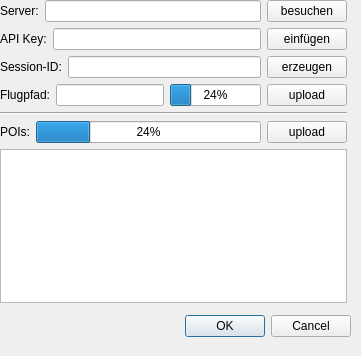
<?xml version="1.0" encoding="UTF-8"?>
<ui version="4.0">
 <class>Dialog</class>
 <widget class="QDialog" name="Dialog">
  <property name="geometry">
   <rect>
    <x>0</x>
    <y>0</y>
    <width>361</width>
    <height>356</height>
   </rect>
  </property>
  <property name="windowTitle">
   <string>Dialog</string>
  </property>
  <widget class="QDialogButtonBox" name="buttonBox">
   <property name="geometry">
    <rect>
     <x>150</x>
     <y>310</y>
     <width>201</width>
     <height>32</height>
    </rect>
   </property>
   <property name="orientation">
    <enum>Qt::Horizontal</enum>
   </property>
   <property name="standardButtons">
    <set>QDialogButtonBox::Cancel|QDialogButtonBox::Ok</set>
   </property>
  </widget>
  <widget class="QWidget" name="verticalLayoutWidget">
   <property name="geometry">
    <rect>
     <x>0</x>
     <y>0</y>
     <width>347</width>
     <height>303</height>
    </rect>
   </property>
   <layout class="QVBoxLayout" name="verticalLayout">
    <item>
     <layout class="QHBoxLayout" name="horizontalLayout_6">
      <item>
       <widget class="QLabel" name="label_5">
        <property name="text">
         <string>Server:</string>
        </property>
       </widget>
      </item>
      <item>
       <widget class="QLineEdit" name="server"/>
      </item>
      <item>
       <widget class="QPushButton" name="visitButton">
        <property name="text">
         <string>besuchen</string>
        </property>
       </widget>
      </item>
     </layout>
    </item>
    <item>
     <layout class="QHBoxLayout" name="horizontalLayout_4">
      <item>
       <widget class="QLabel" name="label_4">
        <property name="text">
         <string>API Key:</string>
        </property>
       </widget>
      </item>
      <item>
       <widget class="QLineEdit" name="key"/>
      </item>
      <item>
       <widget class="QPushButton" name="insertButton">
        <property name="text">
         <string>einfügen</string>
        </property>
       </widget>
      </item>
     </layout>
    </item>
    <item>
     <layout class="QHBoxLayout" name="horizontalLayout">
      <item>
       <widget class="QLabel" name="label">
        <property name="text">
         <string>Session-ID:</string>
        </property>
       </widget>
      </item>
      <item>
       <widget class="QLineEdit" name="SessionID"/>
      </item>
      <item>
       <widget class="QPushButton" name="sessionButton">
        <property name="text">
         <string>erzeugen</string>
        </property>
       </widget>
      </item>
     </layout>
    </item>
    <item>
     <layout class="QHBoxLayout" name="horizontalLayout_2">
      <item>
       <widget class="QLabel" name="label_2">
        <property name="text">
         <string>Flugpfad:</string>
        </property>
       </widget>
      </item>
      <item>
       <widget class="QLineEdit" name="FlightID"/>
      </item>
      <item>
       <widget class="QProgressBar" name="progressBar">
        <property name="value">
         <number>24</number>
        </property>
       </widget>
      </item>
      <item>
       <widget class="QPushButton" name="flightPathButton">
        <property name="text">
         <string>upload</string>
        </property>
       </widget>
      </item>
     </layout>
    </item>
    <item>
     <widget class="Line" name="line">
      <property name="orientation">
       <enum>Qt::Horizontal</enum>
      </property>
     </widget>
    </item>
    <item>
     <layout class="QHBoxLayout" name="horizontalLayout_3">
      <item>
       <widget class="QLabel" name="label_3">
        <property name="text">
         <string>POIs:</string>
        </property>
       </widget>
      </item>
      <item>
       <widget class="QProgressBar" name="progressBar_2">
        <property name="value">
         <number>24</number>
        </property>
       </widget>
      </item>
      <item>
       <widget class="QPushButton" name="poisUploadButton">
        <property name="text">
         <string>upload</string>
        </property>
       </widget>
      </item>
     </layout>
    </item>
    <item>
     <widget class="QTextBrowser" name="textBrowser"/>
    </item>
   </layout>
  </widget>
 </widget>
 <resources/>
 <connections>
  <connection>
   <sender>buttonBox</sender>
   <signal>accepted()</signal>
   <receiver>Dialog</receiver>
   <slot>accept()</slot>
   <hints>
    <hint type="sourcelabel">
     <x>248</x>
     <y>254</y>
    </hint>
    <hint type="destinationlabel">
     <x>157</x>
     <y>274</y>
    </hint>
   </hints>
  </connection>
  <connection>
   <sender>buttonBox</sender>
   <signal>rejected()</signal>
   <receiver>Dialog</receiver>
   <slot>reject()</slot>
   <hints>
    <hint type="sourcelabel">
     <x>316</x>
     <y>260</y>
    </hint>
    <hint type="destinationlabel">
     <x>286</x>
     <y>274</y>
    </hint>
   </hints>
  </connection>
 </connections>
</ui>
